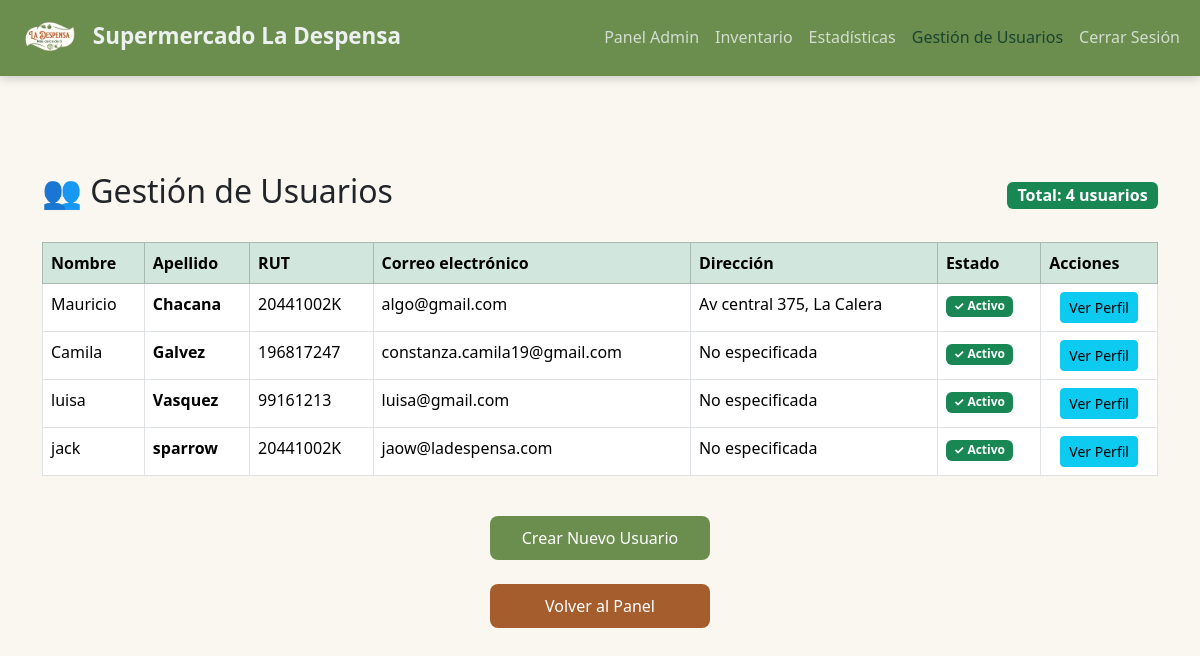
Screenshot of /vistas_admin/administracion_usuarios_admin/ (signed in) with the database file from the repository.
### supermercado/models.py (models this page shows, shortened)
class PerfilCliente(models.Model):
    usuario = models.OneToOneField(User, on_delete=models.CASCADE, related_name='perfil')
    rut = models.CharField(max_length=12, unique=True, blank=True, null=True)
    direccion = models.TextField(blank=True, null=True, verbose_name="Dirección de domicilio")
    telefono = models.CharField(max_length=15, blank=True, null=True)
    ROL_CHOICES = [
        ('cliente', 'Cliente'),
        ('supervisor', 'Supervisor'),
        ('admin', 'Administrador'),
    ]
    rol = models.CharField(max_length=20, choices=ROL_CHOICES, default='cliente')
    class Meta:
        verbose_name = 'Perfil de Cliente'
        verbose_name_plural = 'Perfiles de Clientes'

### supermercado/views.py (the view)
# urls.py: path('vistas_admin/administracion_usuarios_admin/', views.administracion_usuarios_admin, name='administracion_usuarios_admin'),
@user_passes_test(es_administrador)
def administracion_usuarios_admin(request):
    usuarios = User.objects.all().filter(is_superuser=False, is_staff=False).order_by('last_name')
    lista_usuarios = []
    for user in usuarios:
        rut_display = "No especificado"
        if hasattr(user, 'perfil') and user.perfil.rut:
            rut_display = user.perfil.rut
        elif user.username.startswith('super_'):
            rut_display = user.username.replace('super_', '')
        elif user.username.startswith('cliente_'):
            rut_display = user.username.replace('cliente_', '')
        elif user.username.startswith('supervisor_'):
            rut_display = user.username.replace('supervisor_', '')
        lista_usuarios.append({
            'id': user.id,
            'first_name': user.first_name if user.first_name else "No especificado",
            'last_name': user.last_name if user.last_name else "No especificado",
            'rut': rut_display,
            'email': user.email,
            'direccion': user.perfil.direccion if hasattr(user, 'perfil') and user.perfil.direccion else "No especificada",
            'is_active': user.is_active,
            'is_staff': user.is_staff,
            'rol': user.perfil.rol if hasattr(user, 'perfil') else 'cliente',
        })
    context = {
        'usuarios': lista_usuarios,
        'total_usuarios': len(lista_usuarios)
    }
    return render(request, 'vistas_admin/administracion_usuarios_admin.html', context)

### supermercado/autenticacion_login.py (called while the page is built)
    def get_user(self, user_id):
        try:
            return User.objects.get(pk=user_id)
        except User.DoesNotExist:
            return None

### supermercado/context_processors.py (called while the page is built)
def usuario_context(request):
    return {
        'user': request.user
    }

def carrito_context(request):
    cantidad_items = 0
    if request.user.is_authenticated and not request.user.is_staff:
        carrito, created = Carrito.objects.get_or_create(usuario=request.user)
        cantidad_items = carrito.get_cantidad_items()
    return {
        'cantidad_items': cantidad_items
    }

### supermercado/views.py (called while the page is built)
def es_administrador(user):
    return user.is_authenticated and user.is_staff

### supermercado/templates/vistas_admin/administracion_usuarios_admin.html (shortened to what this page needs)
{% load static %}
<!DOCTYPE html>
<html lang="en">
<head>
    <link href="https://cdn.jsdelivr.net/npm/bootstrap@5.3.2/dist/css/bootstrap.min.css" rel="stylesheet">
    <link rel="stylesheet" href="{% static 'css/design.css' %}">
</head>
<body>
    <nav class="navbar navbar-expand-lg mi-nav-personalizada fixed-top">
        <div class="container-fluid">
            <a class="navbar-brand" href="">
                <img src="{% static 'imagenes/imagenes_propaganda/la_desp_logo.png' %}" alt="" id="logo">
                <span class="texto_marca">Supermercado La Despensa</span>
            </a>
            <div class="collapse navbar-collapse" id="navbarNavDropdown">
                <ul class="navbar-nav ms-auto">
                    <li class="nav-item"><a class="nav-link" href="{% url 'panel_admin' %}">Panel Admin</a></li>
                    <li class="nav-item"><a class="nav-link" href="{% url 'inventario_admin' %}">Inventario</a></li>
                    <li class="nav-item"><a class="nav-link" href="{% url 'estadisticas_admin' %}">Estadísticas</a></li>
                    <li class="nav-item"><a class="nav-link active" href="{% url 'administracion_usuarios_admin' %}">Gestión de Usuarios</a></li>
                    <li class="nav-item"><a class="nav-link" href="{% url 'logout' %}">Cerrar Sesión</a></li>
                </ul>
            </div>
        </div>
    </nav>
    <div class="container mt-5 pt-5">
        <div class="d-flex justify-content-between align-items-center mb-4">
            <h2>👥 Gestión de Usuarios</h2>
            <span class="badge bg-success fs-6">Total: {{ total_usuarios }} usuarios</span>
        </div>
        <div class="table-responsive">
            <table class="table table-bordered table-hover">
                <thead class="table-success">
                    <tr>
                        <th>Nombre</th>
                        <th>Apellido</th>
                        <th>RUT</th>
                        <th>Correo electrónico</th>
                        <th>Dirección</th>
                        <th>Estado</th>
                        <th>Acciones</th>
                    </tr>
                </thead>
                <tbody>
                    {% for usuario in usuarios %}
                    <tr>
                        <td>{{ usuario.first_name }}</td>
                        <td><strong>{{ usuario.last_name }}</strong></td>
                        <td>{{ usuario.rut }}</td>
                        <td>{{ usuario.email }}</td>
                        <td>{{ usuario.direccion }}</td>
                        <td>
                            {% if usuario.is_active %}
                            <span class="badge bg-success">✓ Activo</span>
                            {% else %}
                            <span class="badge bg-secondary">✗ Inactivo</span>
                            {% endif %}
                        </td>
                        <td class="text-center">
                            <a href="{% url 'vista_perfil_admin' usuario.id %}" class="btn btn-info btn-sm">
                                Ver Perfil
                            </a>
                        </td>
                    </tr>
                    {% empty %}
                    <tr>
                        <td colspan="6" class="text-center">No hay usuarios registrados</td>
                    </tr>
                    {% endfor %}
                </tbody>
            </table>
        </div>
        <div class="mt-4 text-center">
            <a href="{% url 'nuevo_usuario_admin' %}" class="btn btn-estadistica">Crear Nuevo Usuario</a>
        </div>
        <div class="mt-4 text-center">
            <a href="{% url 'panel_admin' %}" class="btn btn-registro">Volver al Panel</a>
        </div>
    </div>
</body>
</html>

### supermercado/estatico/css/design.css (style rules this page uses)
body { padding-top: 76px; background-color: #F9F7F0; flex-direction: column; min-height: 100vh; margin: 0; display: flex; }
.mi-nav-personalizada { background-color: #6B8E4E !important; box-shadow: 0 2px 10px rgba(0,0,0,0.2); }
.mi-nav-personalizada .navbar-brand { color: #ecf0f1 !important; font-weight: bold; font-size: 1.4rem; }
.mi-nav-personalizada .nav-link { color: rgba(236, 240, 241, 0.8) !important; border-bottom: 2px solid transparent; transition: all 0.3s ease; }
.mi-nav-personalizada .nav-link.active { color: #1A4331 !important; font-weight: 500; }
.mi-nav-personalizada #logo { height: 50px; width: auto; }
.btn-registro { background-color: #a65d2e; color: white; border: none; transition: transform 0.2s ease, background-color 0.3s ease; width: 220px; padding: 10px 25px; border-radius: 8px; display: inline-block; text-decoration: none; text-align: center; }
.btn-estadistica { background-color: #6B8E4E; color: white; border: none; transition: transform 0.2s ease, background-color 0.3s ease; width: 220px; padding: 10px 25px; border-radius: 8px; display: inline-block; text-decoration: none; text-align: center; }

### rows the page displays
PerfilCliente: rut "20441002K", direccion "Av central 375, La Calera"
PerfilCliente: rut "196817247"
PerfilCliente: rut "99161213"

### other values shown
{{ total_usuarios }} "4"
{{ usuario.first_name }} "Mauricio" "Camila" "luisa" "jack"
{{ usuario.last_name }} "Chacana" "Galvez" "Vasquez" "sparrow"
{{ usuario.email }} "algo@gmail.com" "constanza.camila19@gmail.com" "luisa@gmail.com" "jaow@ladespensa.com"
{{ usuario.direccion }} "No especificada" "No especificada" "No especificada"
{{ usuario.rut }} "20441002K"
